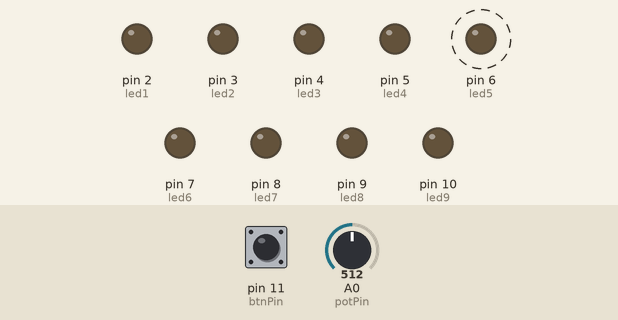
This sketch was run on a simulated Arduino Uno, built with avr-gcc and run on an emulated ATmega328P. Parts: output pins drawn as LEDs (lit = HIGH). Dashed ring = blinking. Inputs (shaded band) come from the test bench; at power-on: A0 (potPin) = 512, pin 11 (btnPin) LOW.

Above: at 0.9 s.
1.3 s: A0 (potPin) set to 626
4.3 s: A0 (potPin) set to 651
At 4.7 s:
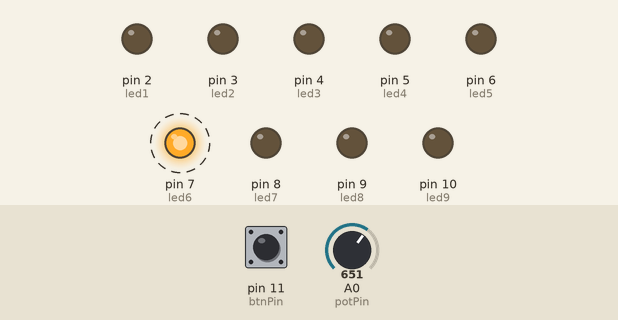
7.3 s: A0 (potPin) set to 511
At 7.5 s:
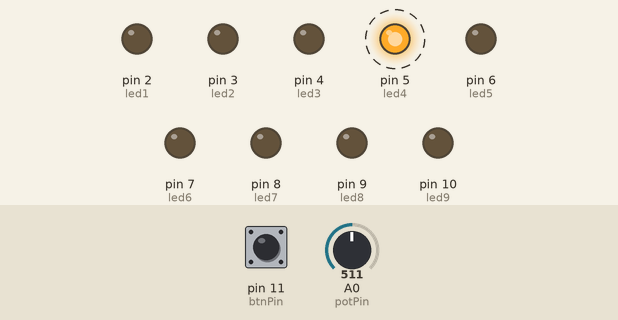
10.3 s: A0 (potPin) set to 399
13.3 s: A0 (potPin) set to 365
At 13.5 s:
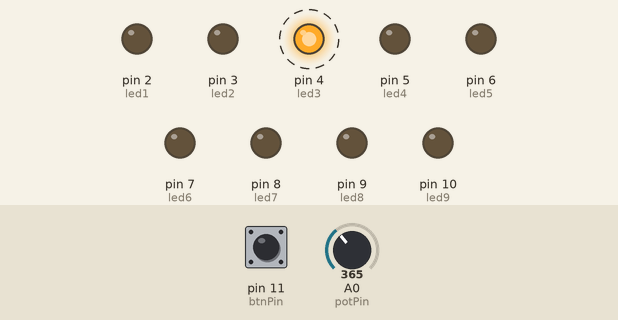
16.3 s: pin 11 (btnPin) pulled HIGH for 0.15 s
At 16.3 s:
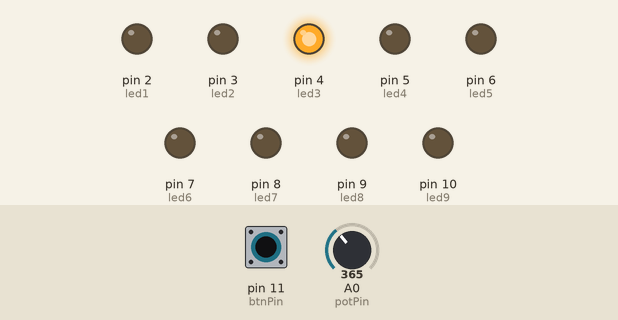
Timing chart, 0 to 18.9 s (numbered marks = the images above; inputs shaded):
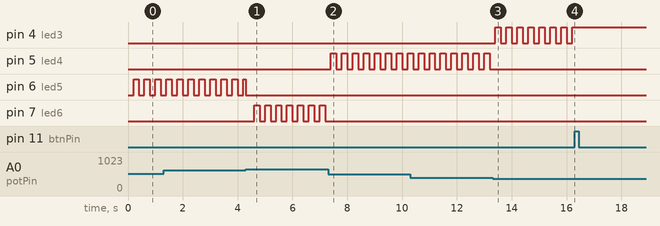

Measured:
- the behaviour switches between 639 and 640 on A0 (potPin) (found by bisection; images 0 and 1)
- the behaviour switches between 384 and 383 on A0 (potPin) (found by bisection; images 2 and 3)
- after the input at 4.3 s, pin 7 (led6): alternates HIGH for 0.20 s and LOW for 0.20 s, starting after 0.30 s
- after the input at 7.3 s, pin 5 (led4): alternates HIGH for 0.20 s and LOW for 0.20 s, starting after 0.10 s; pin 7 (led6): stops changing and stays LOW
- after the input at 13.3 s, pin 4 (led3): alternates HIGH for 0.20 s and LOW for 0.20 s, starting after 0.10 s; pin 5 (led4): stops changing and stays LOW
- after the input at 16.3 s, pin 4 (led3): stops changing and stays HIGH

The sketch:

idx.ino
```cpp
int led1 = 2;
int led2 = 3;
int led3 = 4;
int led4 = 5;
int led5 = 6;
int led6 = 7;
int led7 = 8;
int led8 = 9;
int led9 = 10;
int btnPin = 11;
int potPin = A0;
int lastLedOn = led1;

int ledsListBackup[3][3] = {
  {led1, led2, led3},
  {led4, led5, led6},
  {led7, led8, led9},
};
int ledsList[3][3] = {
  {led1, led2, led3},
  {led4, led5, led6},
  {led7, led8, led9},
};

bool gameFinished = false;


int ledState = LOW;
void blink(int led){
  ledState =! ledState;
  digitalWrite(led, ledState);
}

bool checkXY(char direction){
  short points = 0;

  for(short l = 0; l<3; l++){
    for(short c = 0; c< 3;c++){
      short line = l;
      short column = c;

      if (direction == 'v'){
        short holder;
        holder = line;
        line = column;
        column = holder;
      }

      if (ledsList[line][column] != 0){
        points = 0;
        break;
      }
      points++;
    }
    if (points == 3){
      return true;
    }
  }
  return false;
}

bool checkDiagonals(){
  short points = 0;
  for (short i = 0;i<3;i++){
    if(ledsList[i][i] != 0){
      points = 0;
      break;
    }
    points++;
  }

  if(points == 3){
    return true;
  }

  for (short i = 2;i>-1;i--){
    if(ledsList[(i-2)*-1][i] != 0){
      points = 0;
      break;
    }
    points++;
  }

  if (points == 3){
    return true;
  }
  else{
    return false;
  }
}

void turnAllOff(){
  digitalWrite(led1, LOW);
  digitalWrite(led2, LOW);
  digitalWrite(led3, LOW);
  digitalWrite(led4, LOW);
  digitalWrite(led5, LOW);
  digitalWrite(led6, LOW);
  digitalWrite(led7, LOW);
  digitalWrite(led8, LOW);
  digitalWrite(led9, LOW);

}

void resetGame(){
  turnAllOff();
  for (short l = 0; l< 3; l++){
    for (short c = 0; c< 3; c++){
      ledsList[l][c] = ledsListBackup[l][c];
    }
  }
  gameFinished = false;

}


void setup(){
  pinMode(led1, OUTPUT);
  pinMode(led2, OUTPUT);
  pinMode(led3, OUTPUT);
  pinMode(led4, OUTPUT);
  pinMode(led5, OUTPUT);
  pinMode(led6, OUTPUT);
  pinMode(led7, OUTPUT);
  pinMode(led8, OUTPUT);
  pinMode(led9, OUTPUT);
  pinMode(potPin, INPUT);
  pinMode(btnPin, INPUT);
  Serial.begin(9600);
}

int interval = 200;
unsigned long int lastInterval = 0;
void loop(){
  if(!gameFinished){

    int potVal = analogRead(potPin);
    int btnVal = digitalRead(btnPin);

    int ledIdx = map(potVal, 0, 1023, 0,8);
    int led = ledsList[ledIdx/3][ledIdx%3];

    if(btnVal == 1){
      digitalWrite(led, HIGH);
      ledsList[ledIdx/3][ledIdx%3] = 0;

      gameFinished = checkXY('h');
      if (!gameFinished){
        gameFinished = checkXY('v');
      }
      if(!gameFinished){
        gameFinished = checkDiagonals();
      }
    }

    if (lastLedOn != led){
      if (led != 0){
        digitalWrite(lastLedOn, LOW);
      }
      lastLedOn = led;
    }

    if (millis() - lastInterval >= interval){
      blink(led);
      lastInterval = millis();
    }

  }else{
    delay(400);
    resetGame();


}
}
```
